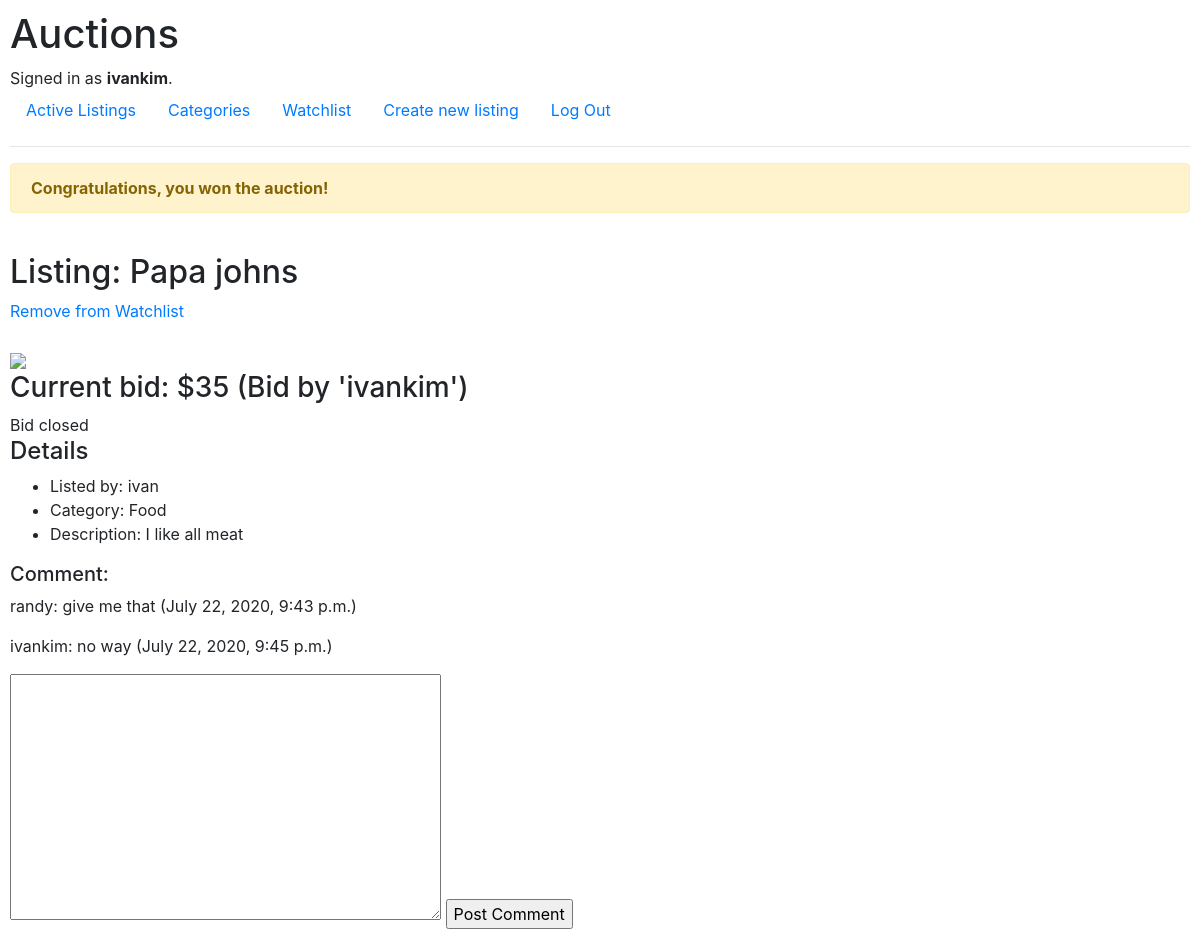
Screenshot of /Papa johns (signed in) with the database file from the repository.
### auctions/models.py (models this page shows, shortened)
class User(AbstractUser):
    watchList = models.ManyToManyField(
        Auction, blank=True, related_name="watchers"
    )

class Auction(models.Model):
    name = models.CharField(max_length=64)
    description = models.CharField(max_length=256)
    price = models.IntegerField(default=0)
    imageLink = models.URLField(blank=True)
    op = models.CharField(max_length=64)
    category_choices = [
        ("Food", "Food"),
        ("Alcohol", "Alcohol"),
        ("Books", "Books"),
        ("Music", "Music"),
        ("Tech", "Tech"),
    ]
    category = models.CharField(max_length=10, choices=category_choices, blank=True)
    comments = models.ManyToManyField(Comment, blank=True, related_name="comments")
    bid = models.OneToOneField(Bid, on_delete=models.CASCADE, related_name="itemBid", null=True, blank=True)
    closed = models.BooleanField(default=False)

class Bid(models.Model):
    bidder = models.CharField(max_length=64, default="anon")
    bidPrice = models.IntegerField(default=0)
    def __str__(self):
        return f"${self.bidPrice} (Bid by '{self.bidder}')"

class Comment(models.Model):
    username = models.CharField(max_length=64)
    commentTime = models.DateTimeField(default=timezone.now)
    comment = models.CharField(max_length=256, default="")
    def __str__(self):
        return f"{self.username}: {self.comment}"

### auctions/views.py (the view)
# urls.py: path("<str:item>", views.item, name="item"),
def item(request, item):
    try:
        product = Auction.objects.get(name=item)
    except:
        return render(request, "auctions/error.html")
    if request.method == "POST":
        comment = commentForm(request.POST)
        bid = bidForm(request.POST)
        if comment.is_valid():
            comment = comment.save()
            product.comments.add(comment)
            return HttpResponseRedirect(reverse("item", args=(item,)))
        elif bid.is_valid():
            if bid.cleaned_data["bidPrice"] > product.price:
                bid = bid.save()
                product.bid = bid
                product.price = bid.bidPrice
                product.save(update_fields=["bid", "price"])
                return HttpResponseRedirect(reverse("item", args=(item,)))
            else:
                messages.error(request, "Bid must be higher than the current bid")
                return HttpResponseRedirect(reverse("item", args=(item,)))
        else:
            return render(request, "auctions/error.html")
    else:
        return render(
            request,
            "auctions/item.html",
            {"item": product,
            "bidform": bidForm(initial={'bidder': request.user, 'bidPrice': product.bid}),
            "commentform": commentForm(initial={'username': request.user})},
        )

### auctions/views.py
class bidForm(forms.ModelForm):
    class Meta:
        model = Bid
        fields = "__all__"
        labels = {"bidPrice": "Place your bid"}
        widgets = {'bidder': forms.HiddenInput()}

class commentForm(forms.ModelForm):
    class Meta:
        model = Comment
        fields = "__all__"
        labels = {"comment": ""}
        widgets = {'comment': forms.Textarea(), 'commentTime': forms.HiddenInput(), 'username': forms.HiddenInput()}

### auctions/templates/auctions/item.html (shortened to what this page needs)
{% extends "auctions/layout.html" %}
{% block body %}
{% if user.username == item.bid.bidder and item.closed %}
<div class="alert alert-warning">
    <strong>Congratulations, you won the auction!</strong></div>
{% endif %}
<br>
<h2>Listing: {{item.name}}</h2>
<a href="{% url 'watch' item.name %}">
    {% if user.is_authenticated %}
    {% if item not in user.watchList.all %}
    Add to Watchlist
    {% else %}
    Remove from Watchlist
    {% endif %}
    {% endif %}
</a>
<br>
<br>
{% if item.imageLink %}
<img src="{{item.imageLink}}" />
{% else %}
(No image provided.)
{% endif %}
<h3>
    {% if item.bid %}
    Current bid: {{item.bid}}
    {% elif item.closed %}
    Item sold at: {{item.bid}}
    {% else %}
    Starting bid: ${{item.price}}
    {% endif %}
</h3>
{% if user.is_authenticated and not item.closed and user.username != item.op %}
<form action="{% url 'item' item.name %}" method="POST">
    {% csrf_token %}
    {{bidform}}
    <input type="submit" value="Place Bid">
</form>
{% elif item.closed %}
Bid closed
{% endif %}
<h4>Details</h4>
<ul>
    <li>Listed by: {{item.op}}</li>
    <li>Category:
        {% if item.category %}
        {{ item.category }}
        {% else %}
        No category listed
        {% endif %}
    </li>
    <li>Description: {{item.description}}</li>
</ul>
<h5>Comment:</h5>
{% for comment in item.comments.all %}
<p>{{comment}} ({{ comment.commentTime | slice:":20" }})</p>
{% empty %}
no comments
{% endfor %}
{% if user.is_authenticated %}
<form action="{% url 'item' item.name %}" method="POST">
    {{commentform}}
    <input type="submit" value="Post Comment">
</form>
{% endif %}
{% endblock %}

### auctions/templates/auctions/layout.html (shortened to what this page needs)
{% load static %}
<!DOCTYPE html>
<html lang="en">
<head>
    <link rel="stylesheet" href="https://stackpath.bootstrapcdn.com/bootstrap/4.4.1/css/bootstrap.min.css"
>
    <link href="{% static 'auctions/styles.css' %}" rel="stylesheet">
</head>
<body>
    <h1>Auctions</h1>
    <div>
        {% if user.is_authenticated %}
        Signed in as <strong>{{ user.username }}</strong>.
        {% else %}
        Not signed in.
        {% endif %}
    </div>
    <ul class="nav">
        <li class="nav-item">
            <a class="nav-link" href="{% url 'index' %}">Active Listings</a>
        </li>
        <li class="nav-item">
            <a class="nav-link" href="{% url 'categories' %}">Categories</a>
        </li>
        <li class="nav-item">
            <a class="nav-link" href="{% url 'watchlist' %}">Watchlist</a>
        </li>
        <li class="nav-item">
            <a class="nav-link" href="{% url 'create' %}">Create new listing</a>
        </li>
        {% if user.is_authenticated %}
        <li class="nav-item">
            <a class="nav-link" href="{% url 'logout' %}">Log Out</a>
        </li>
        {% endif %}
    </ul>
    <hr>
    {% block body %}
    {% endblock %}
</body>
</html>

### auctions/static/auctions/styles.css (style rules this page uses)
body { padding: 10px; }
img { max-width: 300px; }

### rows the page displays
User: username "ivankim"
Auction: name "Papa johns", bid "$35 (Bid by 'ivankim')", op "ivan", category "Food", description "I like all meat"
Comment: username+comment "randy: give me that", commentTime "July 22, 2020, 9:43 p.m."
Comment: username+comment "ivankim: no way", commentTime "July 22, 2020, 9:45 p.m."
